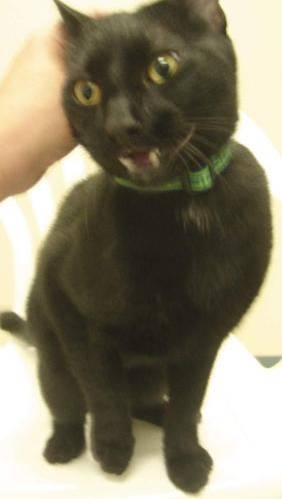
#> input picture Cat vs Dog/cat_dog/test/1038.jpg, 282 x 499 px
$ python -i data_augment.py   (imports and definitions only)
#> lines starting #> are read from the running program, lines starting #| are printed output that depends on the picture
#> further down, picture is the input picture: shape (499, 282, 3); mean B, G, R 107.9, 129.5, 136.3
# Copyright 2023 AlphaBetter Corporation. All Rights Reserved.
# Licensed under the Apache License, Version 2.0 (the "License");
#   you may not use this file except in compliance with the License.
#   You may obtain a copy of the License at
#
#       http://www.apache.org/licenses/LICENSE-2.0
#
# Unless required by applicable law or agreed to in writing, software
# distributed under the License is distributed on an "AS IS" BASIS,
# WITHOUT WARRANTIES OR CONDITIONS OF ANY KIND, either express or implied.
# See the License for the specific language governing permissions and
# limitations under the License.
# ==============================================================================
"""
Data augmentation functions
"""
import math
import random
from typing import Any

import cv2
import numpy as np

__all__ = [
    "adjust_hsv", "cutout", "letterbox", "mixup", "random_affine",
]


def adjust_hsv(img: np.ndarray, h_gain: float = 0.5, s_gain: float = 0.5, v_gain: float = 0.5) -> np.ndarray:
    r"""Augment HSV channels of an image

    Args:
        img (np.ndarray): Image to augment
        h_gain (float): Hue gain
        s_gain (float): Saturation gain
        v_gain (float): Value gain

    Examples:
        >>> img = cv2.imread("image.jpg")
        >>> img = adjust_hsv(img, h_gain=0.5, s_gain=0.5, v_gain=0.5)

    Returns:
        np.ndarray: Augmented image
    """
#> called with h_gain = 0.5, s_gain = 0.5, v_gain = 0.5

    # Generate random gains for hue, saturation, and value channels
    random_gains = np.random.uniform(-1, 1, 3) * [h_gain, s_gain, v_gain] + 1

    # Split the image into hue, saturation, and value channels
    hue, sat, val = cv2.split(cv2.cvtColor(img, cv2.COLOR_BGR2HSV))
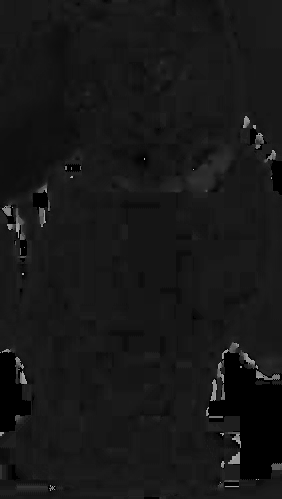
#> hue: shape (499, 282); min 0, max 179, mean 23.3
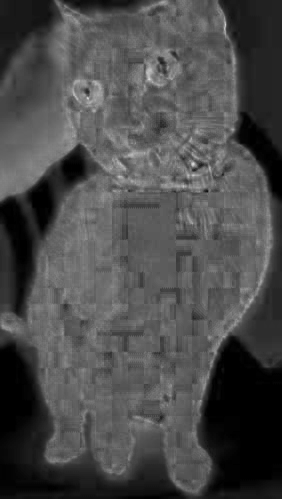
#> sat: shape (499, 282); min 0, max 217, mean 74.7
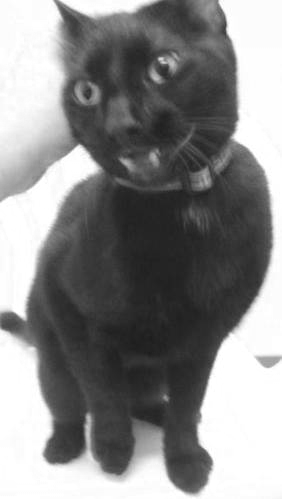
#> val: shape (499, 282); min 28, max 255, mean 136.5

    # Store the original data type of the image
    img_dtype = img.dtype

    # Create lookup tables for hue, saturation, and value channels
    x = np.arange(0, 256, dtype=np.int16)
    lut_hue = ((x * random_gains[0]) % 180).astype(img_dtype)
    lut_sat = np.clip(x * random_gains[1], 0, 255).astype(img_dtype)
#> lut_sat = 256 values from 0 to 255
    lut_val = np.clip(x * random_gains[2], 0, 255).astype(img_dtype)
#> lut_val = 256 values from 0 to 255

    # Apply the lookup tables to the hue, saturation, and value channels
    img_hsv = cv2.merge((cv2.LUT(hue, lut_hue), cv2.LUT(sat, lut_sat), cv2.LUT(val, lut_val))).astype(img_dtype)
#> img_hsv: shape (499, 282, 3); mean H, S, V 24.2, 90.3, 142.4

    # Convert the image back to BGR color space
    img = cv2.cvtColor(img_hsv, cv2.COLOR_HSV2BGR)
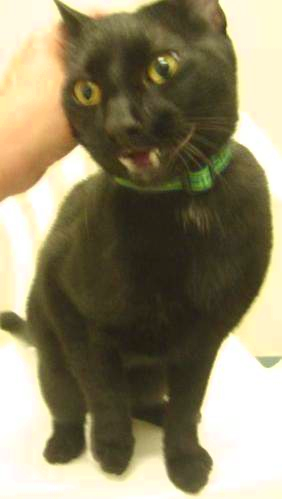
#> img: shape (499, 282, 3); mean B, G, R 105, 133.9, 142.1

    return img


# [71 lines left out: function cutout, not called in this run]

from typing import Any, Union, Tuple
# [163 lines left out: functions letterbox, mixup, random_affine, not called in this run]

>>> import cv2
>>> picture = cv2.imread('../../../../../Cat vs Dog/cat_dog/test/1038.jpg')
>>> result = adjust_hsv(picture)

$ run again, on Cat vs Dog/cat_dog/test/1246.jpg
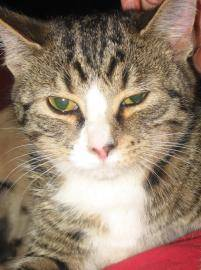
#> input picture Cat vs Dog/cat_dog/test/1246.jpg, 201 x 270 px
#> picture is the input picture: shape (270, 201, 3); mean B, G, R 112.5, 130.2, 150.6
#> in adjust_hsv, `hue, sat, val = cv2.split(cv2.cvtColor(img, cv2.COLOR_BGR2HSV))`:
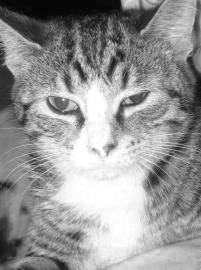
#> val: shape (270, 201); min 0, max 255, mean 150.7
#> img_hsv: shape (270, 201, 3); mean H, S, V 17.9, 87.9, 163.2
#> in adjust_hsv, `img = cv2.cvtColor(img_hsv, cv2.COLOR_HSV2BGR)`:
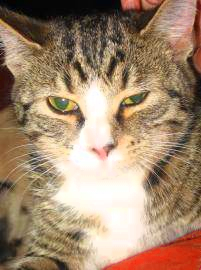
#> img: shape (270, 201, 3); mean B, G, R 111.7, 136.8, 163

$ run again, on Cat vs Dog/cat_dog/test/170.jpg
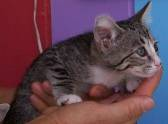
#> input picture Cat vs Dog/cat_dog/test/170.jpg, 168 x 124 px
#> picture is the input picture: shape (124, 168, 3); mean B, G, R 80.5, 66.7, 96.5
#> in adjust_hsv, `hue, sat, val = cv2.split(cv2.cvtColor(img, cv2.COLOR_BGR2HSV))`:
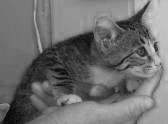
#> val: shape (124, 168); min 3, max 218, mean 110.2
#> img_hsv: shape (124, 168, 3); mean H, S, V 53.1, 134.3, 121
#> in adjust_hsv, `img = cv2.cvtColor(img_hsv, cv2.COLOR_HSV2BGR)`:
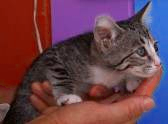
#> img: shape (124, 168, 3); mean B, G, R 77.2, 64, 104.7

$ run again, on Cat vs Dog/cat_dog/test/1747.jpg
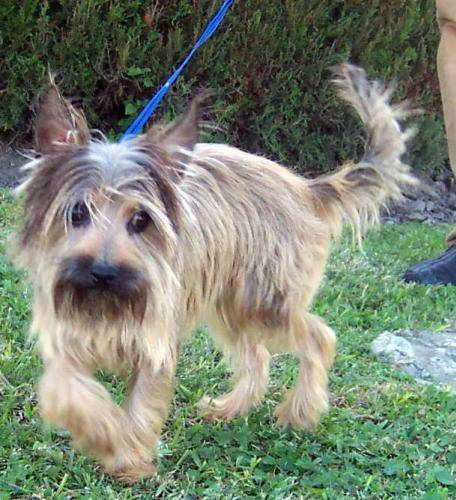
#> input picture Cat vs Dog/cat_dog/test/1747.jpg, 456 x 500 px
#> picture is the input picture: shape (500, 456, 3); mean B, G, R 113.8, 130.3, 121.4
#> in adjust_hsv, `hue, sat, val = cv2.split(cv2.cvtColor(img, cv2.COLOR_BGR2HSV))`:
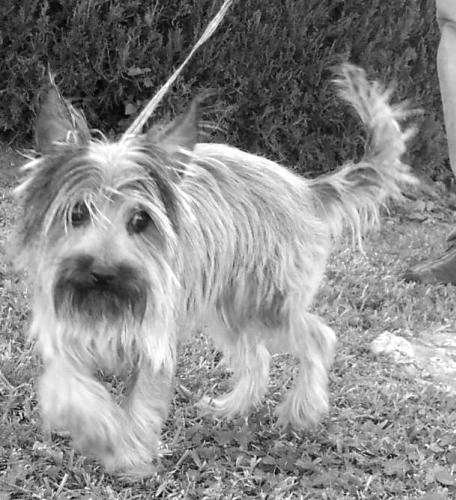
#> val: shape (500, 456); min 0, max 255, mean 137.8
#> img_hsv: shape (500, 456, 3); mean H, S, V 54.4, 73.9, 151.1
#> in adjust_hsv, `img = cv2.cvtColor(img_hsv, cv2.COLOR_HSV2BGR)`:
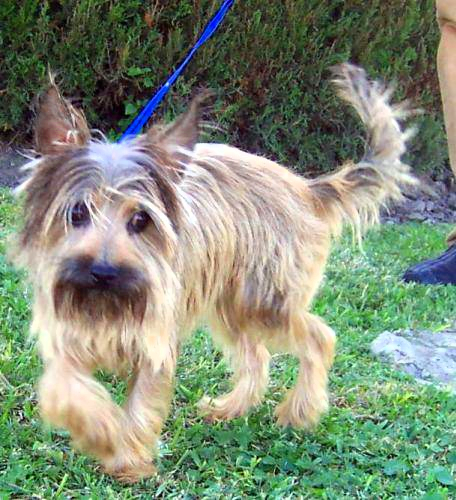
#> img: shape (500, 456, 3); mean B, G, R 119.8, 140.6, 128.6
